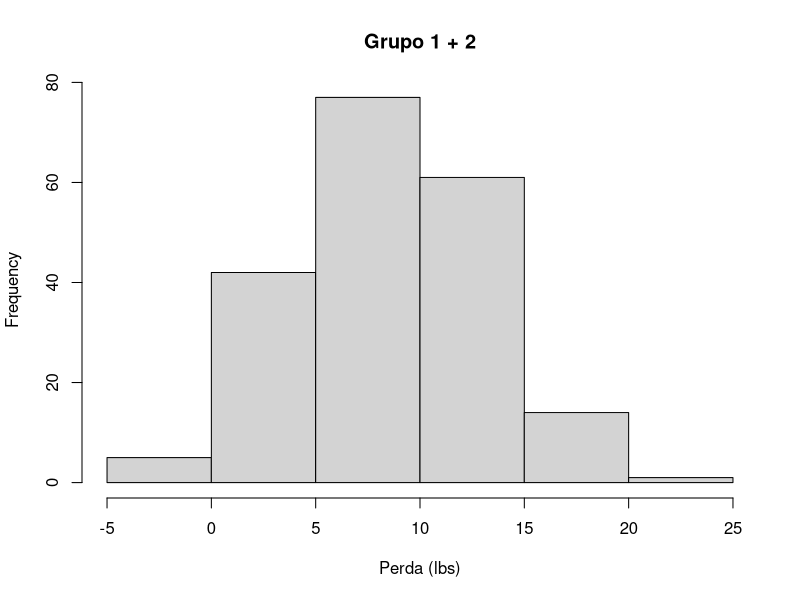
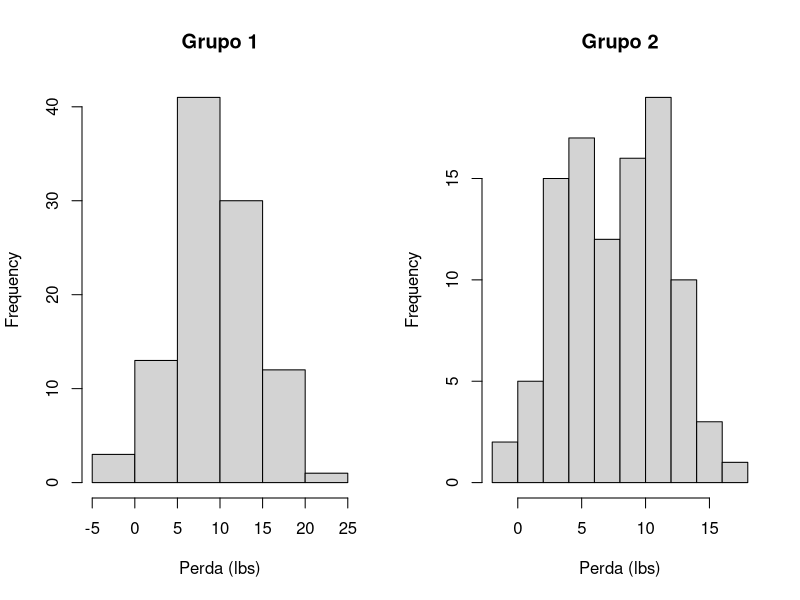

Recreate these plots in R, in order. (Note: this script raises an error after producing the figures.)
ob <- read.csv("Aulas/Cap23-25/obesidade-teste-t.csv")

ob2 <- tidyr::gather(ob, Grupo, Perda)

png("Aulas/Cap23-25/obesidade-hist1.png")
hist(ob2$Perda, main = "Grupo 1 + 2", xlab = "Perda (lbs)")
dev.off()

png("Aulas/Cap23-25/obesidade-hist2.png", 600, 400)
par(mfrow = c(1, 2))
hist(ob$Grupo1, main = "Grupo 1", xlab = "Perda (lbs)")
hist(ob$Grupo2, main = "Grupo 2", xlab = "Perda (lbs)")
dev.off()

t.test(Perda ~ Grupo, data = ob2, var.equal = TRUE)
t.test(Perda ~ Grupo, data = ob2, var.equal = TRUE, paired = TRUE)
t.test(Perda ~ Grupo, data = ob2)
